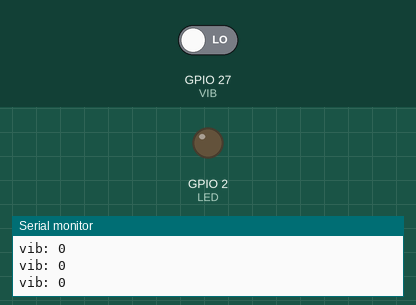
This sketch was run on a simulated ESP32. Parts: output pins drawn as LEDs (lit = HIGH), the last lines printed to the serial monitor. Inputs (shaded band) come from the test bench; at power-on: GPIO 27 (VIB) LOW.

Above: at 1.2 s.
1.3 s: GPIO 27 (VIB) driven HIGH
At 2.3 s:
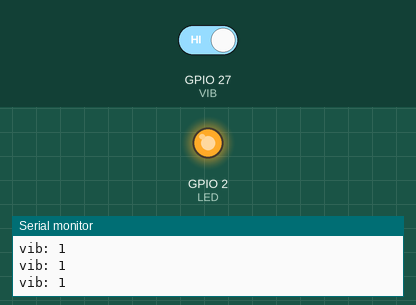
2.8 s: GPIO 27 (VIB) driven LOW
At 3.4 s:
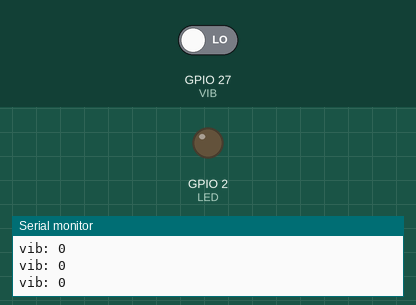
Timing chart, 0 to 5.8 s (numbered marks = the images above; inputs shaded):
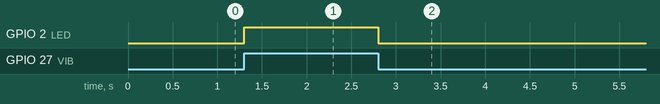

The sketch:

04_vibration.ino
```cpp
/*
  진동 셀 — 충격·움직임 감지 (디지털 0/1)
  연결: Digital I/O 블록 아무 포트 (그림: images/wiring_digital_cell.png)
  ★ 칸 라벨→GPIO: 8→12 · 7→14 · 6→27 · 5→16
*/

#define VIB 27  // '6' 칸 예시
#define LED 2   // 내장 LED — 충격 오면 켜기

void setup() {
  Serial.begin(115200);
  pinMode(VIB, INPUT);
  pinMode(LED, OUTPUT);
}

void loop() {
  int v = digitalRead(VIB);  // 0 또는 1
  digitalWrite(LED, v);      // 충격 순간 LED 반짝
  Serial.print("vib: ");
  Serial.println(v);
  delay(100);  // 책상을 톡톡 두드려 보세요!
}
```

Measured:
- after the input at 1.3 s, GPIO 2 (LED): LOW → HIGH at once
- after the input at 2.8 s, GPIO 2 (LED): HIGH → LOW at once
